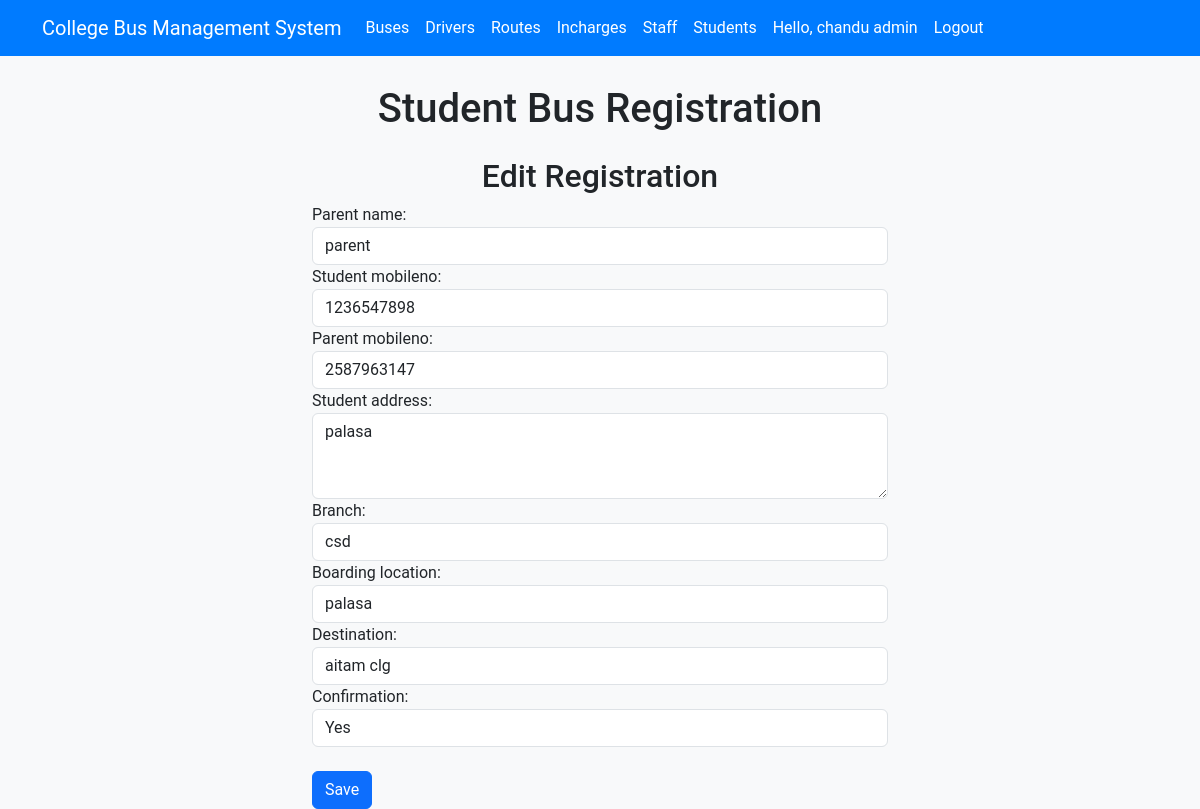
/registrations/1/edit/ (signed in), run on the app's committed database.
### accounts/models.py (models this page shows, shortened)
class Profile(models.Model):
    USER_TYPES = (
        ('student', 'Student'),
        ('incharge', 'Incharge'),
        ('driver', 'Driver'),
        ('admin', 'Admin'),
    )
    user = models.OneToOneField(User, on_delete=models.CASCADE)
    user_type = models.CharField(max_length=10, choices=USER_TYPES)

### registrations/models.py (models this page shows, shortened)
class Registration(models.Model):
    student = models.ForeignKey(Student, on_delete=models.CASCADE, related_name='registrations')
    bus = models.ForeignKey(Buses, on_delete=models.CASCADE, related_name='registrations')
    route = models.ForeignKey(Route, on_delete=models.SET_NULL, null=True, blank=True, related_name='registrations')
    parent_name = models.CharField(max_length=100)
    student_mobileno = models.CharField(max_length=15)
    parent_mobileno = models.CharField(max_length=15)
    student_address = models.TextField()
    branch = models.CharField(max_length=100)
    boarding_location = models.CharField(max_length=150)
    destination = models.CharField(max_length=150)
    confirmation = models.CharField(max_length=3, choices=[('Yes', 'Yes'), ('No', 'No')])

### registrations/views.py (the view)
# urls.py: path('<int:pk>/edit/', views.registration_update, name='registration_update'),
@login_required
def registration_update(request, pk):
    if not request.user.profile.user_type in ['admin','student','incharge']:
        messages.error(request, 'You do not have admin permission to access this page.')
        return redirect('registration_list')
    registration = get_object_or_404(Registration, pk=pk)
    if request.method == 'POST':
        form = RegistrationForm(request.POST, instance=registration)
        if form.is_valid():
            form.save()
            messages.success(request, 'Registration updated successfully!')
            return redirect('registration_list')
    else:
        form = RegistrationForm(instance=registration)
    return render(request, 'registrations/registration_form.html', {'form': form})

### accounts/context_processors.py (called while the page is built)
def user_type(request):
    if request.user.is_authenticated:
        try:
            profile = Profile.objects.get(user=request.user)
            return {'user_type': profile.user_type}
        except Profile.DoesNotExist:
            return {'user_type': None}
    return {'user_type': None}

### templates/registrations/registration_form.html (shortened to what this page needs)
{% load static %}
<!DOCTYPE html>
<html lang="en">
  <head>
    <link href="{% static 'css/bootstrap.min.css' %}" rel="stylesheet" />
    <link href="{% static 'css/styles.css' %}" rel="stylesheet" />
  </head>
  <body>
    {% include 'header.html' %}
    <div class="container form-container">
      <h1 class="text-center mb-4">Student Bus Registration</h1>
      {% block content %}
        <h2 class="text-center">
          {% if form.instance.pk %}
            Edit Registration
          {% else %}
            Add New Registration
          {% endif %}
        </h2>
        <form method="post" novalidate>
          <div class="form-group">
            {{ form.parent_name.label_tag }}
            {{ form.parent_name }}
          </div>
          <div class="form-group">
            {{ form.student_mobileno.label_tag }}
            {{ form.student_mobileno }}
          </div>
          <div class="form-group">
            {{ form.parent_mobileno.label_tag }}
            {{ form.parent_mobileno }}
          </div>
          <div class="form-group">
            {{ form.student_address.label_tag }}
            {{ form.student_address }}
          </div>
          <div class="form-group">
            {{ form.branch.label_tag }}
            {{ form.branch }}
          </div>
          <div class="form-group">
            {{ form.boarding_location.label_tag }}
            {{ form.boarding_location }}
          </div>
          <div class="form-group">
            {{ form.destination.label_tag }}
            {{ form.destination }}
          </div>
          <div class="form-group">
            {{ form.confirmation.label_tag }}
            {{ form.confirmation }}
          </div>
          <button type="submit" class="btn btn-primary btn-block mt-4">Save</button>
        </form>
      {% endblock %}
    </div>
  </body>
</html>

### templates/header.html (shortened to what this page needs)
<header>
  <div class="header">
    <nav class="navbar navbar-expand-lg fixed-top myNav">
      <div class="container">
        {% if user.is_authenticated %}
          {% if user_type == 'admin' %}
            <a class="navbar-brand ms-auto" href="/accounts/admin/">College Bus Management System</a>
          {% elif user_type == 'driver' %}
            <a class="navbar-brand ms-auto" href="/accounts/driver/">College Bus Management System</a>
          {% elif user_type == 'incharge' %}
            <a class="navbar-brand ms-auto" href="/accounts/incharge/">College Bus Management System</a>
          {% elif user_type == 'student' %}
            <a class="navbar-brand ms-auto" href="/accounts/student/">College Bus Management System</a>
          {% endif %}
        {% else %}
          <a class="navbar-brand ms-auto" href="/accounts/login/">College Bus Management System</a>
        {% endif %}
        <div class="collapse navbar-collapse" id="navbarNav">
          <ul class="navbar-nav">
            <li class="nav-item">
              <a class="nav-link" href="/buses/">Buses</a>
            </li>
            <li class="nav-item">
              <a class="nav-link" href="/drivers/">Drivers</a>
            </li>
            <li class="nav-item">
              <a class="nav-link" href="/routes/">Routes</a>
            </li>
            <li class="nav-item">
              <a class="nav-link" href="/incharges/">Incharges</a>
            </li>
            <li class="nav-item">
              <a class="nav-link" href="/staff/">Staff</a>
            </li>
            <li class="nav-item">
              <a class="nav-link" href="/students/">Students</a>
            </li>
            {% if user.is_authenticated %}
              <li class="nav-item">
                <a class="nav-link" href="#">Hello, {{ user.username }} {{ user_type }}</a>
              </li>
              <li class="nav-item">
                <a class="nav-link" href="/accounts/logout">Logout</a>
              </li>
            {% endif %}
          </ul>
        </div>
      </div>
    </nav>
  </div>
</header>

### static/css/styles.css (style rules this page uses)
body { background-color: #f8f9fa; font-family: 'Roboto', sans-serif; padding-top: 70px; }
.myNav { background-color: #007bff; }
.myNav a { color: #fff; }
.header { display: block; margin-bottom: 15px; }

### templates/registrations/registration_form.html (style rules this page uses)
.form-container { max-width: 600px; margin: 0 auto; }

### data on the page
Profile: user_type "admin"
Registration: parent_name "parent", student_mobileno "1236547898", parent_mobileno "2587963147", student_address "palasa", branch "csd", boarding_location "palasa", destination "aitam clg", confirmation "Yes"

### other printed values
{{ user.username }} "chandu"
